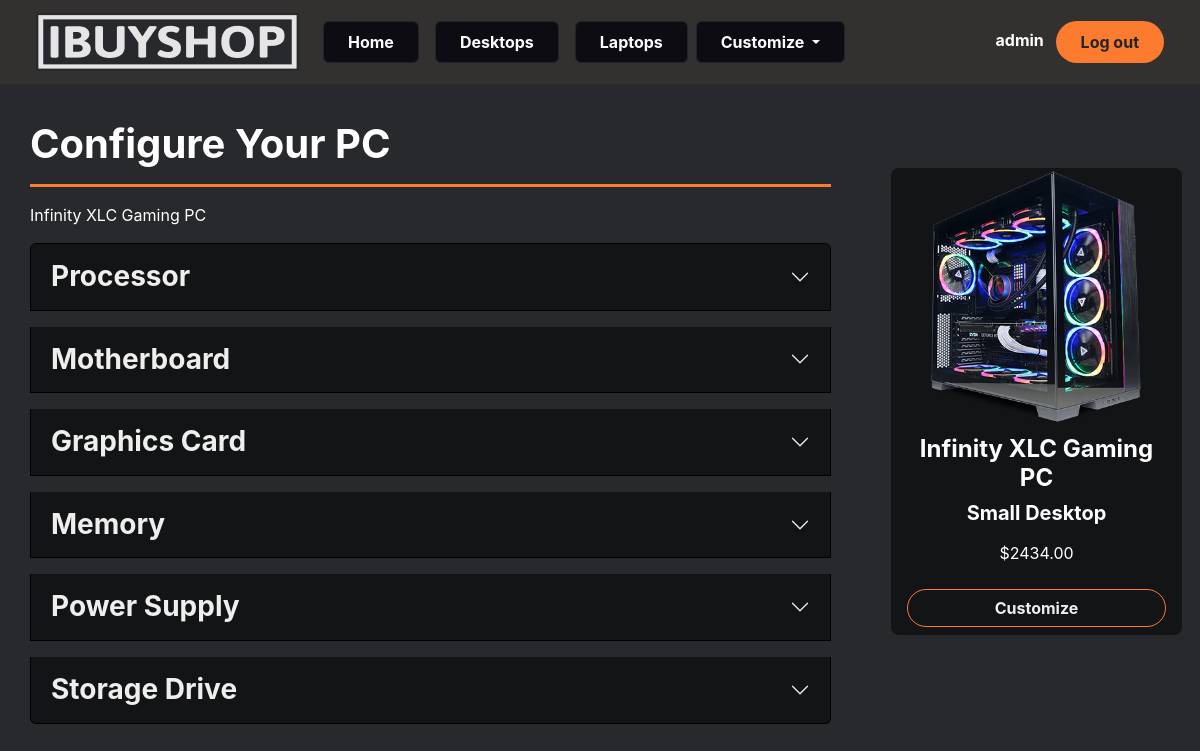
Screenshot of /desktop/7 (signed in) with the database file from the repository.
### Eshop_App/models.py (models this page shows, shortened)
class Desktop(models.Model):
    TYPE = [
        ('small', 'Small Desktop'),
        ('premium', 'Premium Desktop'),
        ('elite', 'Elite Desktop'),
    ]
    name = models.CharField(max_length=100)
    type = models.CharField(max_length=10, choices=TYPE, default="small")
    processor = models.ForeignKey(Component, on_delete=models.CASCADE, related_name='desktop_processor')
    motherboard = models.ForeignKey(Component, on_delete=models.CASCADE, related_name='desktop_motherboard')
    graphics_card = models.ForeignKey(Component, on_delete=models.CASCADE, related_name='desktop_graphics')
    memory = models.ForeignKey(Component, on_delete=models.CASCADE, related_name='desktop_memory')
    power_supply = models.ForeignKey(Component, on_delete=models.CASCADE, related_name='desktop_power')
    storage_drive = models.ForeignKey(Component, on_delete=models.CASCADE, related_name='desktop_storage')
    extra_case_fans = models.ForeignKey(Component, on_delete=models.CASCADE, related_name='desktop_case_fans')
    operating_system = models.ForeignKey(Component, on_delete=models.CASCADE, related_name='desktop_os')
    price = models.DecimalField(max_digits=10, decimal_places=2, blank=True, null=True)
    image = models.ImageField(upload_to="images/", null=True, blank=True)
    def __str__(self):
        return self.name

class Component(models.Model):
    PLATFORM_CHOICES = [
        ('desktop', 'Desktop'),
        ('laptop', 'Laptop'),
    ]
    name = models.CharField(max_length=255)
    price = models.DecimalField(max_digits=7, decimal_places=2)
    platform = models.CharField(max_length=10, choices=PLATFORM_CHOICES, default="desktop")
    category = models.ForeignKey(Category, on_delete=models.CASCADE)
    description = models.TextField()
    image = models.ImageField(upload_to="images/", null=True, blank=True)

### Eshop_App/views.py (the view)
# urls.py: path('desktop/<int:id>', views.customize_desktop, name="customize_desktop"),
@login_required(login_url="/members/login_user")
def customize_desktop(request, id):
    desktop = Desktop.objects.filter(pk=id).first()
    values = [
        {'label': 'Processor', 'value': desktop.processor, 'class': 'processor'},
        {'label': 'Motherboard', 'value': desktop.motherboard, 'class': 'motherboard'},
        {'label': 'Graphics Card', 'value': desktop.graphics_card, 'class': 'graphics_card'},
        {'label': 'Memory', 'value': desktop.memory, 'class': 'memory'},
        {'label': 'Power Supply', 'value': desktop.power_supply, 'class': 'power_supply'},
        {'label': 'Storage Drive', 'value': desktop.storage_drive, 'class': 'storage_drive'},
    ]
    context = {
        "desktop": desktop,
        "values": values
    }
    return render(request, "customize_desktops.html", context=context)

### Eshop_App/templates/customize_desktops.html (shortened to what this page needs)
{% extends "base.html" %}
{% load static %}
{% block content %}
    <div class="container mb-5 p-0">
        <h1 class="fw-bold mt-4 mb-0">Configure Your PC</h1>
        <div class="row">
            <div class="col-12 col-lg-12 col-xl-9">
                <div class="pe-xl-5">
                    <hr class="opacity-100 border-3"/>
                    {{ desktop }}
                    <div class="accordion" id="accordionExample">
                        {% for item in values %}
                            <div class="accordion-item my-3">
                                <h2 class="accordion-header" id="heading_{{ item.class }}">
                                    <button class="accordion-button collapsed fw-bold fs-3" type="button"
                                            data-bs-toggle="collapse"
                                            data-bs-target="#collapse_{{ item.class }}" aria-expanded="false"
                                            aria-controls="collapse_{{ item.class }}">
                                        {{ item.label }}
                                    </button>
                                </h2>
                            </div>
                        {% endfor %}
                    </div>
                </div>
            </div>
            <div class="col-12 col-lg-3 col-xl-3 text-center rounded-3 p-0">
                <div class="px-3 rounded-3 customize-right sticky-top">
                    <div class="bg-transparent border-0">
                        <div class="">
                            <div class=" d-flex">
                                <img src="{{ desktop.image.url }}" class="d-block m-auto" alt="{{ desktop.name }}">
                            </div>
                            <div class="card-body text-white text-center d-flex flex-column align-content-stretch justify-content-evenly">
                                <h4 class="card-title fw-bold">{{ desktop.name }}</h4>
                                <h5 class="fw-bold">{{ desktop.get_type_display }}</h5>
                                <p class="card-text">${{ desktop.price }}</p>
                                <a href="{% url "customize_desktop" desktop.pk %}"
                                   class="customize btn rounded-pill fw-bold"
                                   data-desktop-id="{{ desktop.pk }}">Customize</a>
                            </div>
                        </div>
                    </div>
                </div>
            </div>
        </div>
    </div>
{% endblock %}

### Eshop_App/templates/base.html (shortened to what this page needs)
<!DOCTYPE html>
<html lang="en">
<head>
    {% load static %}
    <link href="{% static 'bootstrap-5.3.0-dist/css/bootstrap.css' %}" rel="stylesheet">
    <link href="{% static 'css/base.css' %}" rel="stylesheet">
</head>
<body class="text-white">
<nav class="navbar fixed-top navbar-expand-lg" style="background: #323130">
    <div class="container-fluid">
        <a class="navbar-brand ms-4" href="{% url 'home' %}"><img src="{% static 'images/logo.png' %}"/></a>
        <div class="collapse navbar-collapse" id="navbarNav">
            <ul class="navbar-nav me-auto mb-2 mb-lg-0 align-items-center">
                <li class="nav-item">
                    <a class="nav-link active browse_home" data-active="active" href="{% url 'home' %}">
                        <button class="btn btn-dark px-4 py-2">Home</button>
                    </a>
                </li>
                <li class="nav-item">
                    <a class="nav-link browse_desktops" href="{% url 'browse_desktops' %}">
                        <button class="btn btn-dark px-4 py-2">Desktops</button>
                    </a>
                </li>
                <li class="nav-item">
                    <a class="nav-link browse_laptops" href="{% url 'browse_laptops' %}">
                        <button class="btn btn-dark px-4 py-2">Laptops</button>
                    </a>
                </li>
                <li class="nav-item dropdown">
                    <a class="btn btn-dark px-4 py-2 dropdown-toggle" href="#" role="button" data-bs-toggle="dropdown"
                       aria-expanded="false">
                        Customize
                    </a>
                </li>
            </ul>
            <div>
                {% block login %}
                    {% if user.is_authenticated %}
                        <div class="fw-bold">
                            <span class="me-2">
                                {{ user.get_username }}
                            </span>
                            <a href="{% url 'logout' %}"
                               class="btn text-dark fw-bold rounded-pill me-4 px-4 py-2" id="logout">Log
                                out</a>
                        </div>
                    {% endif %}
                {% endblock %}
            </div>
        </div>
    </div>
</nav>
{% block content %}{% endblock %}
</body>
</html>

### Eshop_App/static/css/base.css (style rules this page uses)
body { background: #28292c; font-family: 'Inter', sans-serif; color: #eeeeee; }
:root { --clr-primary: #FC7B2F; --clr-image-bg: #1F2125; --clr-desc-bg: #131415; --background: #0E0C13; }
@media (min-width: 576px) { .container { max-width: 540px; } }
@media (min-width: 768px) { .container { max-width: 720px; } }
@media (min-width: 992px) { .container { max-width: 960px; } }
@media (min-width: 1200px) { .container { max-width: 1140px; } }
hr { color: var(--clr-primary); }
.nav-link > button, .dropdown-toggle { background: var(--background); font-weight: bold; }
#login, #logout, #login-form { background: var(--clr-primary); }
img { max-width: 100%; }
.card-body { background: var(--clr-desc-bg); min-height: 13rem; }
.customize { border: 1px solid var(--clr-primary); color: #eeeeee; }
.customize-right { background: var(--clr-desc-bg); }

### rows the page displays
Desktop: name "Infinity XLC Gaming PC", image (picture), type "Small Desktop", price "2434.00"
Component: label "Processor"
Component: label "Motherboard"
Component: label "Graphics Card"
Component: label "Memory"
Component: label "Power Supply"
Component: label "Storage Drive"

### other values shown
{{ user.get_username }} "admin"
